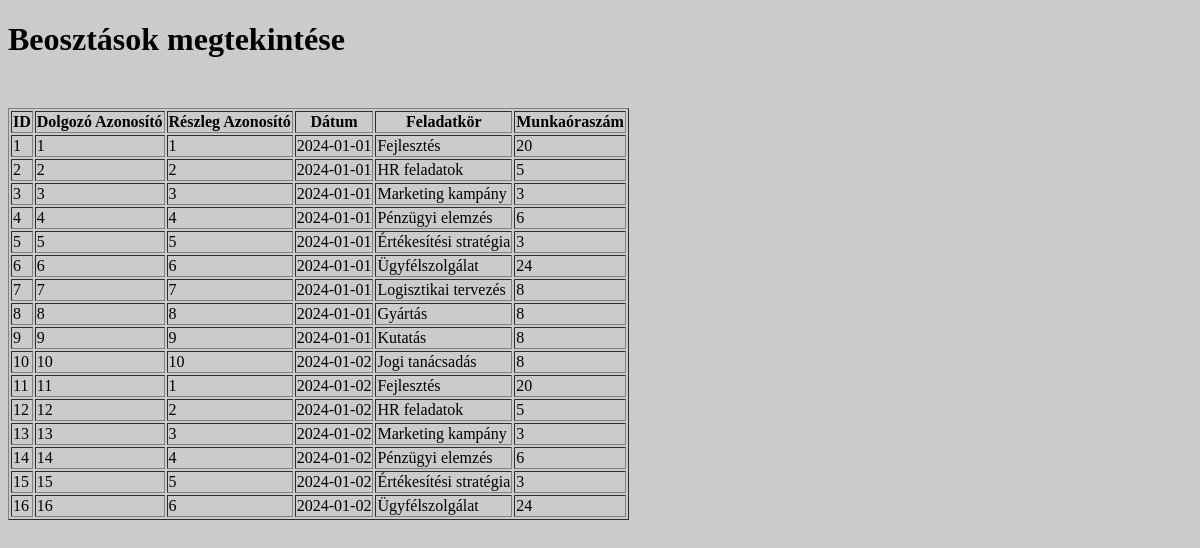
The app's page /beosztasok.php, older data.
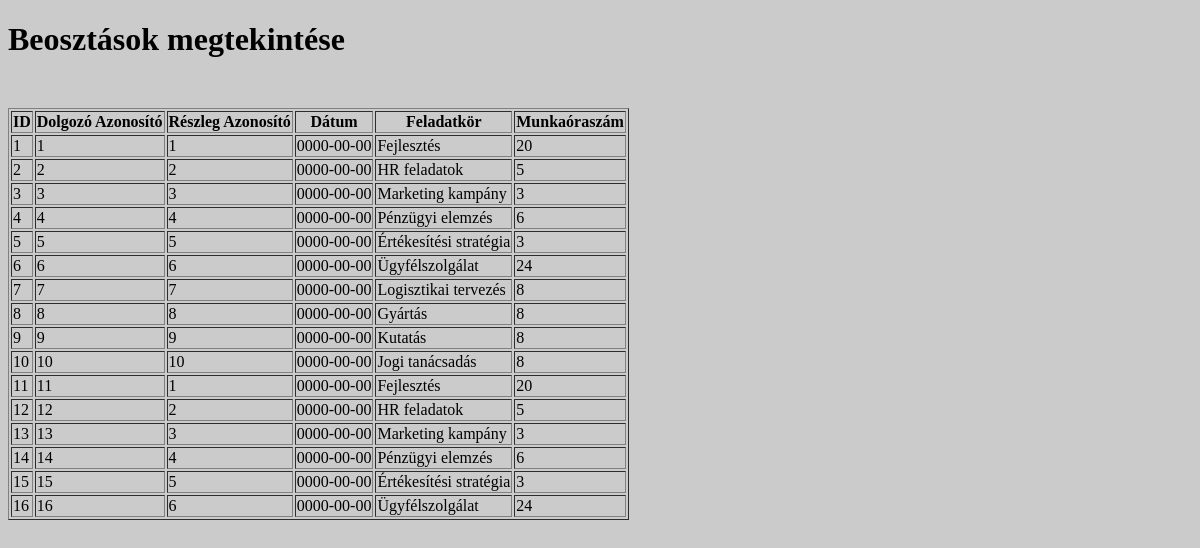
The same page, newer data.
### tables this page shows
CREATE TABLE muszakbeosztasok (
    muszakbeosztas_id INT PRIMARY KEY,
    dolgozoazonosito INT,
    reszlegazonosito INT,
    datum DATE,
    feladatkor VARCHAR(255),
    munkaoraszam INT,
    FOREIGN KEY (dolgozoazonosito) REFERENCES dolgozo(dolgozoazonosito),
    FOREIGN KEY (reszlegazonosito) REFERENCES reszlegek(reszlegazonosito)
);

### beosztasok.php (the view, shortened to what this page needs)
<!DOCTYPE html>
<html lang="en">
<head>
    <link rel="stylesheet" href="beosztasok.css">
</head>
<body>
    <h1>Beosztások megtekintése</h1>
    <?php
    $servername = "localhost";
    $username = "root";
    $password = "";
    $dbname = "munkahelyimuszakbeosztas";
    $conn = new mysqli($servername, $username, $password, $dbname);
    $sql = "SELECT muszakbeosztas_id, dolgozoazonosito, reszlegazonosito, datum, feladatkor, munkaoraszam FROM muszakbeosztasok";
    $result = $conn->query($sql);
    if ($result->num_rows > 0) {
        echo "<table border='1' style='margin-top:50px'>";
        echo "<tr><th>ID</th><th>Dolgozó Azonosító</th><th>Részleg Azonosító</th><th>Dátum</th><th>Feladatkör</th><th>Munkaóraszám</th></tr>";
        while($row = $result->fetch_assoc()) {
            echo "<tr>";
            echo "<td>" . $row["muszakbeosztas_id"] . "</td>";
            echo "<td>" . $row["dolgozoazonosito"] . "</td>";
            echo "<td>" . $row["reszlegazonosito"] . "</td>";
            echo "<td>" . $row["datum"] . "</td>";
            echo "<td>" . $row["feladatkor"] . "</td>";
            echo "<td>" . $row["munkaoraszam"] . "</td>";
            echo "</tr>";
        }
        echo "</table>";
    } else {
        echo "Nincs elérhető adat.";
    }
    ?>
</body>
</html>

### beosztasok.css (style rules this page uses)
body { background-color: rgb(203, 203, 203); }

Row changes from the older to the newer data that the page shows:
changed muszakbeosztasok id 1: datum "2024-01-01" → "0000-00-00"
changed muszakbeosztasok id 2: datum "2024-01-01" → "0000-00-00"
changed muszakbeosztasok id 3: datum "2024-01-01" → "0000-00-00"
changed muszakbeosztasok id 4: datum "2024-01-01" → "0000-00-00"
changed muszakbeosztasok id 5: datum "2024-01-01" → "0000-00-00"
changed muszakbeosztasok id 6: datum "2024-01-01" → "0000-00-00"
changed muszakbeosztasok "Logisztikai tervezés": datum "2024-01-01" → "0000-00-00"
changed muszakbeosztasok "Gyártás": datum "2024-01-01" → "0000-00-00"
changed muszakbeosztasok "Kutatás": datum "2024-01-01" → "0000-00-00"
changed muszakbeosztasok "Jogi tanácsadás": datum "2024-01-02" → "0000-00-00"
changed muszakbeosztasok id 11: datum "2024-01-02" → "0000-00-00"
changed muszakbeosztasok id 12: datum "2024-01-02" → "0000-00-00"
changed muszakbeosztasok id 13: datum "2024-01-02" → "0000-00-00"
changed muszakbeosztasok id 14: datum "2024-01-02" → "0000-00-00"
changed muszakbeosztasok id 15: datum "2024-01-02" → "0000-00-00"
changed muszakbeosztasok id 16: datum "2024-01-02" → "0000-00-00"
